Frame 1 (no input): blank canvas, image omitted
Frame 60 (the mouse pressed at the canvas centre just before this capture): blank canvas, image omitted
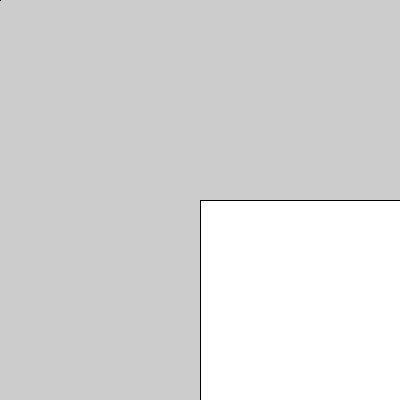
Frame 120 (the mouse held since frame 60 and released just before this capture)

The Processing sketch whose frames 1 and 60 were blank and that drew this single picture after the mouse press (run headless with seeded random() and noise(); from frame 60 on, the mouse is pressed at the canvas centre):

// Processing sketch: processing_131978
// ── processing_131978.pde

void setup() {
    size(400, 400);
}

void draw(){
    rect(mouseX, mouseY, mouseX, mouseY);
}


void keyPressed() {
    if (key =='k') {
        background(255, 0, 0);
    }

    else {
        background(0, 255, 0);
    }

    if (key =='l') {
        ellipse(50, 50, 50, 300);
 }
}
